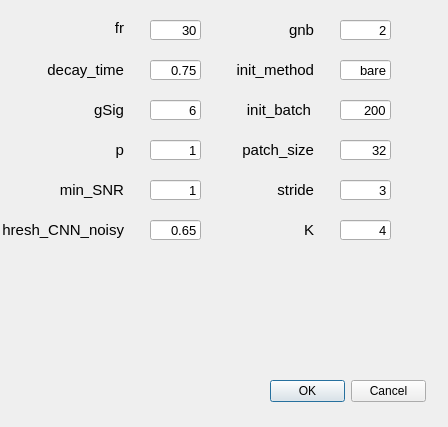
<?xml version="1.0" encoding="UTF-8"?>
<ui version="4.0">
 <class>Dialog</class>
 <widget class="QDialog" name="Dialog">
  <property name="geometry">
   <rect>
    <x>0</x>
    <y>0</y>
    <width>448</width>
    <height>427</height>
   </rect>
  </property>
  <property name="windowTitle">
   <string>Dialog</string>
  </property>
  <widget class="QDialogButtonBox" name="buttonBox">
   <property name="geometry">
    <rect>
     <x>270</x>
     <y>380</y>
     <width>156</width>
     <height>23</height>
    </rect>
   </property>
   <property name="orientation">
    <enum>Qt::Horizontal</enum>
   </property>
   <property name="standardButtons">
    <set>QDialogButtonBox::Cancel|QDialogButtonBox::Ok</set>
   </property>
  </widget>
  <widget class="QLabel" name="order">
   <property name="geometry">
    <rect>
     <x>70</x>
     <y>20</y>
     <width>54</width>
     <height>16</height>
    </rect>
   </property>
   <property name="font">
    <font>
     <pointsize>11</pointsize>
    </font>
   </property>
   <property name="toolTip">
    <string>order of the autoregressive system</string>
   </property>
   <property name="statusTip">
    <string/>
   </property>
   <property name="whatsThis">
    <string/>
   </property>
   <property name="text">
    <string>fr</string>
   </property>
   <property name="alignment">
    <set>Qt::AlignRight|Qt::AlignTrailing|Qt::AlignVCenter</set>
   </property>
  </widget>
  <widget class="QLineEdit" name="lineEdit">
   <property name="geometry">
    <rect>
     <x>150</x>
     <y>20</y>
     <width>51</width>
     <height>20</height>
    </rect>
   </property>
   <property name="font">
    <font>
     <pointsize>10</pointsize>
    </font>
   </property>
   <property name="text">
    <string>30</string>
   </property>
   <property name="alignment">
    <set>Qt::AlignRight|Qt::AlignTrailing|Qt::AlignVCenter</set>
   </property>
  </widget>
  <widget class="QLineEdit" name="lineEdit_2">
   <property name="geometry">
    <rect>
     <x>150</x>
     <y>60</y>
     <width>51</width>
     <height>20</height>
    </rect>
   </property>
   <property name="font">
    <font>
     <pointsize>10</pointsize>
    </font>
   </property>
   <property name="text">
    <string>0.75</string>
   </property>
   <property name="alignment">
    <set>Qt::AlignRight|Qt::AlignTrailing|Qt::AlignVCenter</set>
   </property>
  </widget>
  <widget class="QLabel" name="order_2">
   <property name="geometry">
    <rect>
     <x>33</x>
     <y>60</y>
     <width>91</width>
     <height>20</height>
    </rect>
   </property>
   <property name="font">
    <font>
     <pointsize>11</pointsize>
    </font>
   </property>
   <property name="whatsThis">
    <string/>
   </property>
   <property name="text">
    <string>decay_time</string>
   </property>
   <property name="alignment">
    <set>Qt::AlignRight|Qt::AlignTrailing|Qt::AlignVCenter</set>
   </property>
  </widget>
  <widget class="QLabel" name="order_3">
   <property name="geometry">
    <rect>
     <x>33</x>
     <y>100</y>
     <width>91</width>
     <height>20</height>
    </rect>
   </property>
   <property name="font">
    <font>
     <pointsize>11</pointsize>
    </font>
   </property>
   <property name="toolTip">
    <string>gaussian width of a 2D gaussian kernel, which approximates a neuron</string>
   </property>
   <property name="whatsThis">
    <string/>
   </property>
   <property name="text">
    <string>gSig</string>
   </property>
   <property name="alignment">
    <set>Qt::AlignRight|Qt::AlignTrailing|Qt::AlignVCenter</set>
   </property>
  </widget>
  <widget class="QLineEdit" name="lineEdit_3">
   <property name="geometry">
    <rect>
     <x>150</x>
     <y>100</y>
     <width>51</width>
     <height>20</height>
    </rect>
   </property>
   <property name="font">
    <font>
     <pointsize>10</pointsize>
    </font>
   </property>
   <property name="text">
    <string>6</string>
   </property>
   <property name="alignment">
    <set>Qt::AlignRight|Qt::AlignTrailing|Qt::AlignVCenter</set>
   </property>
  </widget>
  <widget class="QLabel" name="order_4">
   <property name="geometry">
    <rect>
     <x>33</x>
     <y>140</y>
     <width>91</width>
     <height>20</height>
    </rect>
   </property>
   <property name="font">
    <font>
     <pointsize>11</pointsize>
    </font>
   </property>
   <property name="toolTip">
    <string>average diameter of a neuron, in general 4*gSig+1</string>
   </property>
   <property name="whatsThis">
    <string/>
   </property>
   <property name="text">
    <string>p</string>
   </property>
   <property name="alignment">
    <set>Qt::AlignRight|Qt::AlignTrailing|Qt::AlignVCenter</set>
   </property>
  </widget>
  <widget class="QLineEdit" name="lineEdit_4">
   <property name="geometry">
    <rect>
     <x>150</x>
     <y>140</y>
     <width>51</width>
     <height>20</height>
    </rect>
   </property>
   <property name="font">
    <font>
     <pointsize>10</pointsize>
    </font>
   </property>
   <property name="text">
    <string>1</string>
   </property>
   <property name="alignment">
    <set>Qt::AlignRight|Qt::AlignTrailing|Qt::AlignVCenter</set>
   </property>
  </widget>
  <widget class="QLabel" name="order_5">
   <property name="geometry">
    <rect>
     <x>33</x>
     <y>180</y>
     <width>91</width>
     <height>20</height>
    </rect>
   </property>
   <property name="font">
    <font>
     <pointsize>11</pointsize>
    </font>
   </property>
   <property name="toolTip">
    <string>possibility to seed with predetermined binary masks</string>
   </property>
   <property name="whatsThis">
    <string/>
   </property>
   <property name="text">
    <string>min_SNR</string>
   </property>
   <property name="alignment">
    <set>Qt::AlignRight|Qt::AlignTrailing|Qt::AlignVCenter</set>
   </property>
  </widget>
  <widget class="QLineEdit" name="lineEdit_5">
   <property name="geometry">
    <rect>
     <x>150</x>
     <y>180</y>
     <width>51</width>
     <height>20</height>
    </rect>
   </property>
   <property name="font">
    <font>
     <pointsize>10</pointsize>
    </font>
   </property>
   <property name="text">
    <string>1</string>
   </property>
   <property name="alignment">
    <set>Qt::AlignRight|Qt::AlignTrailing|Qt::AlignVCenter</set>
   </property>
  </widget>
  <widget class="QLabel" name="order_6">
   <property name="geometry">
    <rect>
     <x>3</x>
     <y>220</y>
     <width>121</width>
     <height>20</height>
    </rect>
   </property>
   <property name="font">
    <font>
     <pointsize>11</pointsize>
    </font>
   </property>
   <property name="toolTip">
    <string>merging threshold, max correlation allowed</string>
   </property>
   <property name="whatsThis">
    <string/>
   </property>
   <property name="text">
    <string>thresh_CNN_noisy</string>
   </property>
   <property name="alignment">
    <set>Qt::AlignRight|Qt::AlignTrailing|Qt::AlignVCenter</set>
   </property>
  </widget>
  <widget class="QLineEdit" name="lineEdit_6">
   <property name="geometry">
    <rect>
     <x>150</x>
     <y>220</y>
     <width>51</width>
     <height>20</height>
    </rect>
   </property>
   <property name="font">
    <font>
     <pointsize>10</pointsize>
    </font>
   </property>
   <property name="text">
    <string>0.65</string>
   </property>
   <property name="alignment">
    <set>Qt::AlignRight|Qt::AlignTrailing|Qt::AlignVCenter</set>
   </property>
  </widget>
  <widget class="QLabel" name="order_7">
   <property name="geometry">
    <rect>
     <x>223</x>
     <y>20</y>
     <width>91</width>
     <height>20</height>
    </rect>
   </property>
   <property name="font">
    <font>
     <pointsize>11</pointsize>
    </font>
   </property>
   <property name="toolTip">
    <string>merging threshold, max correlation allowed</string>
   </property>
   <property name="whatsThis">
    <string/>
   </property>
   <property name="text">
    <string>gnb</string>
   </property>
   <property name="alignment">
    <set>Qt::AlignRight|Qt::AlignTrailing|Qt::AlignVCenter</set>
   </property>
  </widget>
  <widget class="QLineEdit" name="lineEdit_7">
   <property name="geometry">
    <rect>
     <x>340</x>
     <y>20</y>
     <width>51</width>
     <height>20</height>
    </rect>
   </property>
   <property name="font">
    <font>
     <pointsize>10</pointsize>
    </font>
   </property>
   <property name="text">
    <string>2</string>
   </property>
   <property name="alignment">
    <set>Qt::AlignRight|Qt::AlignTrailing|Qt::AlignVCenter</set>
   </property>
  </widget>
  <widget class="QLabel" name="order_8">
   <property name="geometry">
    <rect>
     <x>223</x>
     <y>60</y>
     <width>91</width>
     <height>20</height>
    </rect>
   </property>
   <property name="font">
    <font>
     <pointsize>11</pointsize>
    </font>
   </property>
   <property name="toolTip">
    <string>merging threshold, max correlation allowed</string>
   </property>
   <property name="whatsThis">
    <string/>
   </property>
   <property name="text">
    <string>init_method</string>
   </property>
   <property name="alignment">
    <set>Qt::AlignRight|Qt::AlignTrailing|Qt::AlignVCenter</set>
   </property>
  </widget>
  <widget class="QLineEdit" name="lineEdit_8">
   <property name="geometry">
    <rect>
     <x>340</x>
     <y>60</y>
     <width>51</width>
     <height>20</height>
    </rect>
   </property>
   <property name="font">
    <font>
     <pointsize>10</pointsize>
    </font>
   </property>
   <property name="text">
    <string>bare</string>
   </property>
   <property name="alignment">
    <set>Qt::AlignRight|Qt::AlignTrailing|Qt::AlignVCenter</set>
   </property>
  </widget>
  <widget class="QLineEdit" name="lineEdit_9">
   <property name="geometry">
    <rect>
     <x>340</x>
     <y>100</y>
     <width>51</width>
     <height>20</height>
    </rect>
   </property>
   <property name="font">
    <font>
     <pointsize>10</pointsize>
    </font>
   </property>
   <property name="text">
    <string>200</string>
   </property>
   <property name="alignment">
    <set>Qt::AlignRight|Qt::AlignTrailing|Qt::AlignVCenter</set>
   </property>
  </widget>
  <widget class="QLabel" name="order_9">
   <property name="geometry">
    <rect>
     <x>220</x>
     <y>100</y>
     <width>91</width>
     <height>20</height>
    </rect>
   </property>
   <property name="font">
    <font>
     <pointsize>11</pointsize>
    </font>
   </property>
   <property name="toolTip">
    <string>merging threshold, max correlation allowed</string>
   </property>
   <property name="whatsThis">
    <string/>
   </property>
   <property name="text">
    <string>init_batch</string>
   </property>
   <property name="alignment">
    <set>Qt::AlignRight|Qt::AlignTrailing|Qt::AlignVCenter</set>
   </property>
  </widget>
  <widget class="QLabel" name="order_10">
   <property name="geometry">
    <rect>
     <x>223</x>
     <y>220</y>
     <width>91</width>
     <height>20</height>
    </rect>
   </property>
   <property name="font">
    <font>
     <pointsize>11</pointsize>
    </font>
   </property>
   <property name="toolTip">
    <string>merging threshold, max correlation allowed</string>
   </property>
   <property name="whatsThis">
    <string/>
   </property>
   <property name="text">
    <string>K</string>
   </property>
   <property name="alignment">
    <set>Qt::AlignRight|Qt::AlignTrailing|Qt::AlignVCenter</set>
   </property>
  </widget>
  <widget class="QLabel" name="order_11">
   <property name="geometry">
    <rect>
     <x>223</x>
     <y>140</y>
     <width>91</width>
     <height>20</height>
    </rect>
   </property>
   <property name="font">
    <font>
     <pointsize>11</pointsize>
    </font>
   </property>
   <property name="toolTip">
    <string>average diameter of a neuron, in general 4*gSig+1</string>
   </property>
   <property name="whatsThis">
    <string/>
   </property>
   <property name="text">
    <string>patch_size</string>
   </property>
   <property name="alignment">
    <set>Qt::AlignRight|Qt::AlignTrailing|Qt::AlignVCenter</set>
   </property>
  </widget>
  <widget class="QLineEdit" name="lineEdit_10">
   <property name="geometry">
    <rect>
     <x>340</x>
     <y>140</y>
     <width>51</width>
     <height>20</height>
    </rect>
   </property>
   <property name="font">
    <font>
     <pointsize>10</pointsize>
    </font>
   </property>
   <property name="text">
    <string>32</string>
   </property>
   <property name="alignment">
    <set>Qt::AlignRight|Qt::AlignTrailing|Qt::AlignVCenter</set>
   </property>
  </widget>
  <widget class="QLineEdit" name="lineEdit_11">
   <property name="geometry">
    <rect>
     <x>340</x>
     <y>180</y>
     <width>51</width>
     <height>20</height>
    </rect>
   </property>
   <property name="font">
    <font>
     <pointsize>10</pointsize>
    </font>
   </property>
   <property name="text">
    <string>3</string>
   </property>
   <property name="alignment">
    <set>Qt::AlignRight|Qt::AlignTrailing|Qt::AlignVCenter</set>
   </property>
  </widget>
  <widget class="QLabel" name="order_12">
   <property name="geometry">
    <rect>
     <x>223</x>
     <y>180</y>
     <width>91</width>
     <height>20</height>
    </rect>
   </property>
   <property name="font">
    <font>
     <pointsize>11</pointsize>
    </font>
   </property>
   <property name="toolTip">
    <string>possibility to seed with predetermined binary masks</string>
   </property>
   <property name="whatsThis">
    <string/>
   </property>
   <property name="text">
    <string>stride</string>
   </property>
   <property name="alignment">
    <set>Qt::AlignRight|Qt::AlignTrailing|Qt::AlignVCenter</set>
   </property>
  </widget>
  <widget class="QLineEdit" name="lineEdit_12">
   <property name="geometry">
    <rect>
     <x>340</x>
     <y>220</y>
     <width>51</width>
     <height>20</height>
    </rect>
   </property>
   <property name="font">
    <font>
     <pointsize>10</pointsize>
    </font>
   </property>
   <property name="text">
    <string>4</string>
   </property>
   <property name="alignment">
    <set>Qt::AlignRight|Qt::AlignTrailing|Qt::AlignVCenter</set>
   </property>
  </widget>
 </widget>
 <resources/>
 <connections>
  <connection>
   <sender>buttonBox</sender>
   <signal>accepted()</signal>
   <receiver>Dialog</receiver>
   <slot>accept()</slot>
   <hints>
    <hint type="sourcelabel">
     <x>248</x>
     <y>254</y>
    </hint>
    <hint type="destinationlabel">
     <x>157</x>
     <y>274</y>
    </hint>
   </hints>
  </connection>
  <connection>
   <sender>buttonBox</sender>
   <signal>rejected()</signal>
   <receiver>Dialog</receiver>
   <slot>reject()</slot>
   <hints>
    <hint type="sourcelabel">
     <x>316</x>
     <y>260</y>
    </hint>
    <hint type="destinationlabel">
     <x>286</x>
     <y>274</y>
    </hint>
   </hints>
  </connection>
 </connections>
</ui>
